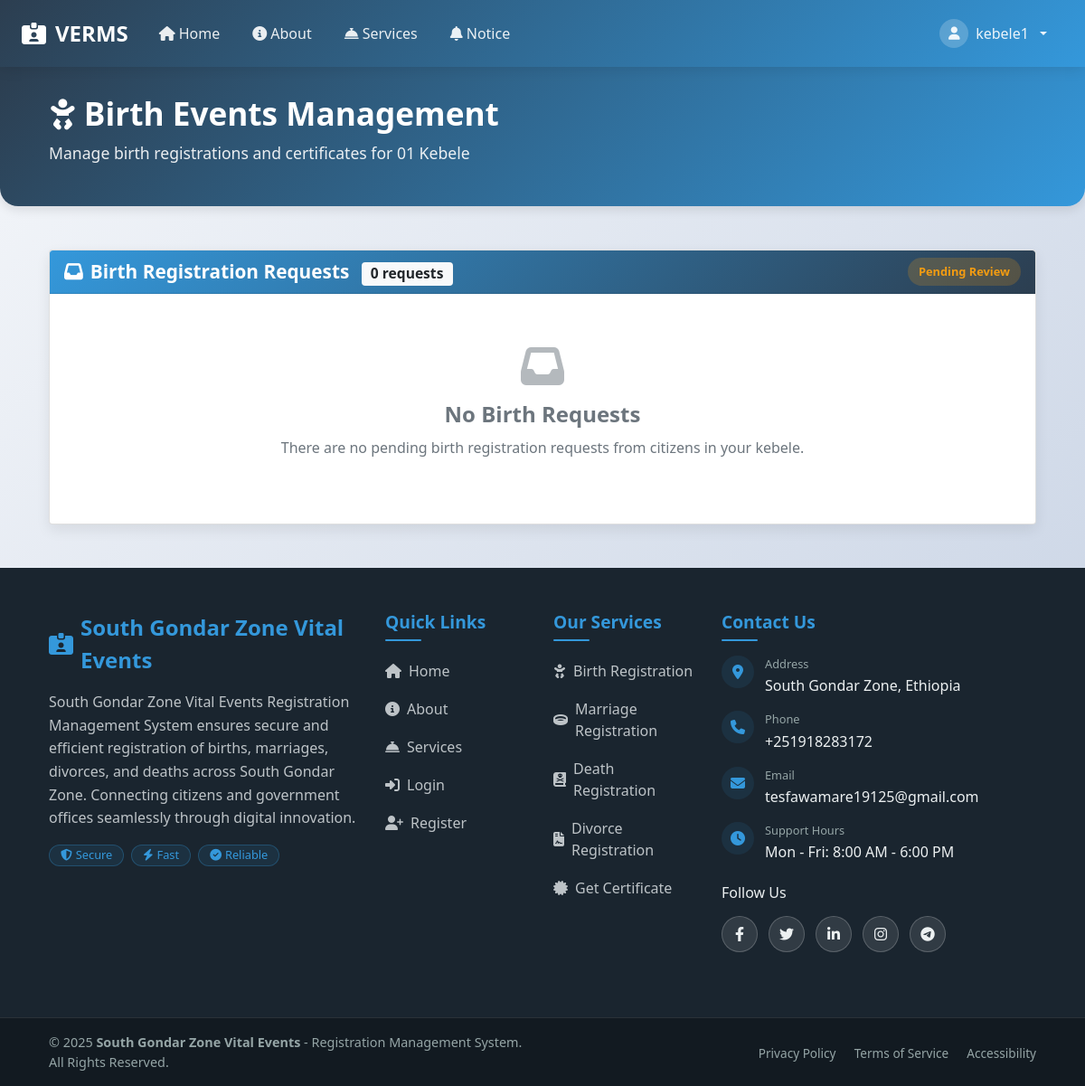
Before: /kebele_officer/birth.php (signed in) with the older database file.
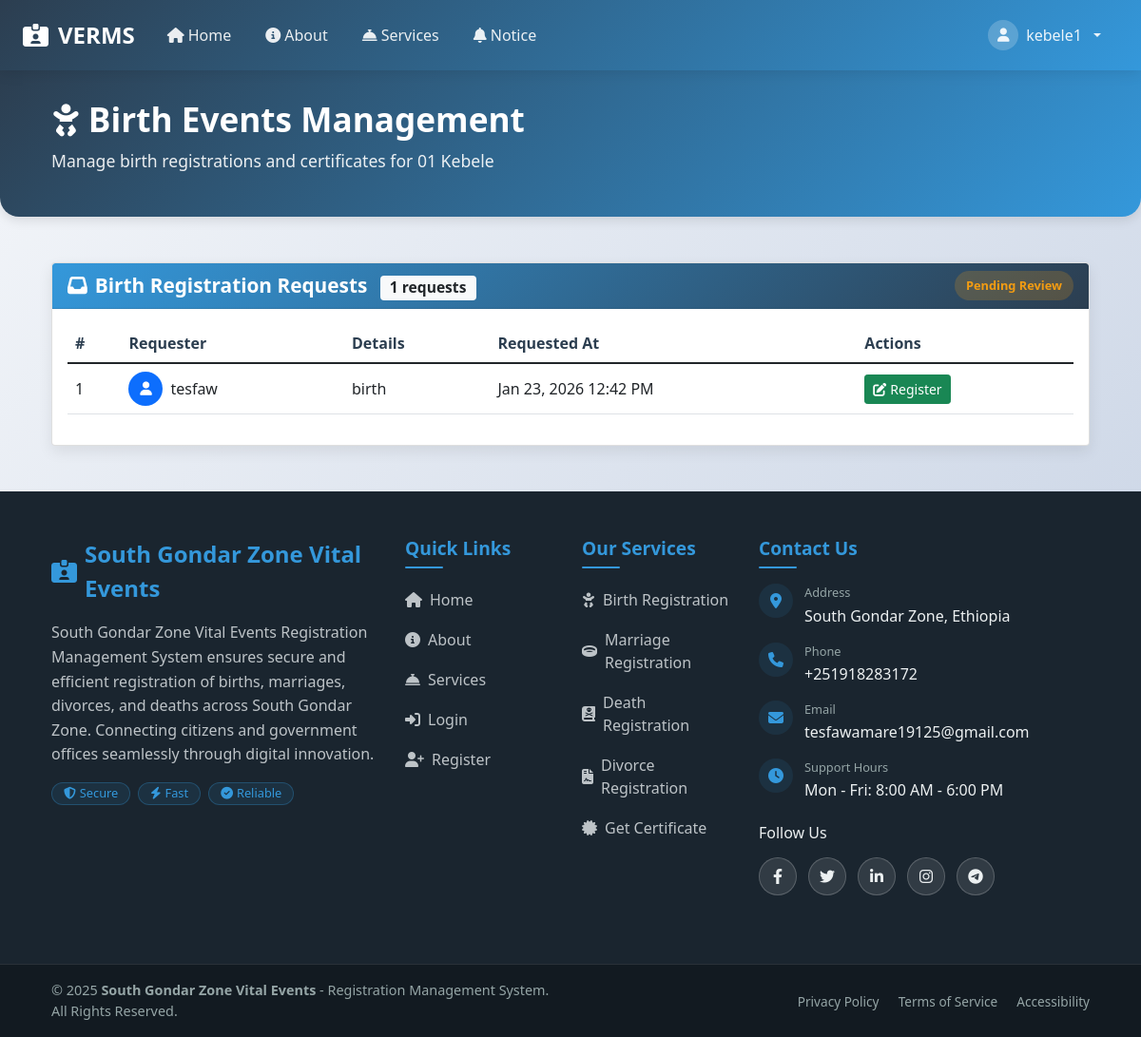
After: the same page with the newer database file.
### tables this page shows
CREATE TABLE `requests` (
  `id` int(11) NOT NULL,
  `citizen_id` int(11) NOT NULL,
  `event_type` varchar(50) NOT NULL,
  `details` text NOT NULL,
  `status` enum('Pending','Approved','Rejected') DEFAULT 'Pending',
  `created_at` timestamp NOT NULL DEFAULT current_timestamp()
);

CREATE TABLE `users` (
  `id` int(11) NOT NULL,
  `fullname` varchar(100) NOT NULL,
  `username` varchar(50) NOT NULL,
  `email` varchar(100) NOT NULL,
  `phone` varchar(30) NOT NULL,
  `kebele` varchar(100) NOT NULL,
  `woreda` varchar(100) NOT NULL,
  `zone` varchar(100) NOT NULL,
  `password` varchar(255) NOT NULL,
  `role` enum('kebele','woreda','zone','admin','citizen','statistician') NOT NULL,
  `status` enum('active','inactive') DEFAULT 'active',
  `active` tinyint(1) DEFAULT 1,
  `created_at` timestamp NOT NULL DEFAULT current_timestamp(),
  `security_answer` varchar(255) DEFAULT NULL,
  `security_question` varchar(255) DEFAULT NULL
);

### kebele_officer/birth.php (the view, shortened to what this page needs)
<?php
require_once '../includes/db_connection.php';
$officer_id = intval($_SESSION['user_id']);
$stmt = $conn->prepare("SELECT id, kebele_name FROM kebeles WHERE kebele_officer_id = ?");
$stmt->bind_param("i", $officer_id);
$stmt->execute();
$kebele_row = $stmt->get_result()->fetch_assoc();
$kebele_id = $kebele_row['id'];
$kebele_name = $kebele_row['kebele_name'];
$birth_requests_stmt = $conn->prepare("
    SELECT r.id, r.citizen_id, u.fullname, r.details, r.created_at
    FROM requests r
    JOIN users u ON r.citizen_id = u.id
    WHERE r.event_type = 'Birth' AND u.kebele = ? AND r.status = 'Pending'
    ORDER BY r.created_at DESC
");
$birth_requests_stmt->bind_param("i", $kebele_id);
$birth_requests_stmt->execute();
$birth_requests = $birth_requests_stmt->get_result();
?>
<!DOCTYPE html>
<html lang='en'>
<head>
    <link rel='stylesheet' href='https://cdn.jsdelivr.net/npm/bootstrap@5.3.0/dist/css/bootstrap.min.css'>
    <link rel='stylesheet' href='https://cdnjs.cloudflare.com/ajax/libs/font-awesome/6.4.0/css/all.min.css'>
</head>
<body>
<?php include_once __DIR__ . '/../includes/header.php'; ?>
<div class="dashboard-header">
    <div class="container">
        <div class="row align-items-center">
            <div class="col-md-8">
                <h1 class="dashboard-title">
                    <i class="fas fa-baby me-2"></i>Birth Events Management
                </h1>
                <p class="dashboard-subtitle">
                    Manage birth registrations and certificates for <?= htmlspecialchars($kebele_name) ?> Kebele
                </p>
            </div>
        </div>
    </div>
</div>
<div class="container my-5">
    <div class="card">
        <div class="card-header d-flex justify-content-between align-items-center">
            <div>
                <i class="fas fa-inbox me-2"></i>Birth Registration Requests
                <span class="badge bg-light text-dark ms-2"><?= $birth_requests ? $birth_requests->num_rows : 0 ?> requests</span>
            </div>
            <div class="d-flex gap-2">
                <span class="status-badge status-pending">Pending Review</span>
            </div>
        </div>
        <div class="card-body">
            <?php if ($birth_requests && $birth_requests->num_rows > 0): ?>
                <div class="table-responsive">
                    <table class="table table-hover">
                        <thead>
                            <tr>
                                <th>#</th>
                                <th>Requester</th>
                                <th>Details</th>
                                <th>Requested At</th>
                                <th>Actions</th>
                            </tr>
                        </thead>
                        <tbody>
                            <?php $i=1; while($row = $birth_requests->fetch_assoc()): ?>
                            <tr>
                                <td><?= $i++ ?></td>
                                <td>
                                    <div class="d-flex align-items-center">
                                        <div class="avatar-sm bg-primary text-white me-2">
                                            <i class="fas fa-user"></i>
                                        </div>
                                        <div><?= htmlspecialchars($row['fullname']) ?></div>
                                    </div>
                                </td>
                                <td><?= nl2br(htmlspecialchars($row['details'])) ?></td>
                                <td><?= date('M j, Y g:i A', strtotime($row['created_at'])) ?></td>
                                <td>
                                    <button class="btn btn-success btn-sm register-from-request"
                                            data-bs-toggle="modal"
                                            data-bs-target="#registerBirthModal"
                                            data-request-id="<?= $row['id'] ?>"
                                            data-citizen-id="<?= $row['citizen_id'] ?>"
                                            data-requester="<?= htmlspecialchars($row['fullname']) ?>"
                                            data-details="<?= htmlspecialchars($row['details']) ?>">
                                        <i class="fas fa-edit me-1"></i>Register
                                    </button>
                                </td>
                            </tr>
                            <?php endwhile; ?>
                        </tbody>
                    </table>
                </div>
            <?php else: ?>
                <div class="empty-state">
                    <i class="fas fa-inbox"></i>
                    <h4>No Birth Requests</h4>
                    <p>There are no pending birth registration requests from citizens in your kebele.</p>
                </div>
            <?php endif; ?>
        </div>
    </div>
</div>
<?php include '../includes/footer.php'; ?>
</body>
</html>

Changed rows visible on the page:
added requests: citizen.fullname "tesfaw", details "birth", created_at "Jan 23, 2026 12:42 PM"
Other visible differences:
$birth_requests->num_rows: "0" → "1"
text no longer shown: "No Birth Requests There are no pending birth registration requests from citizens in your kebele."
text now shown: "# Requester Details Requested At Actions"
